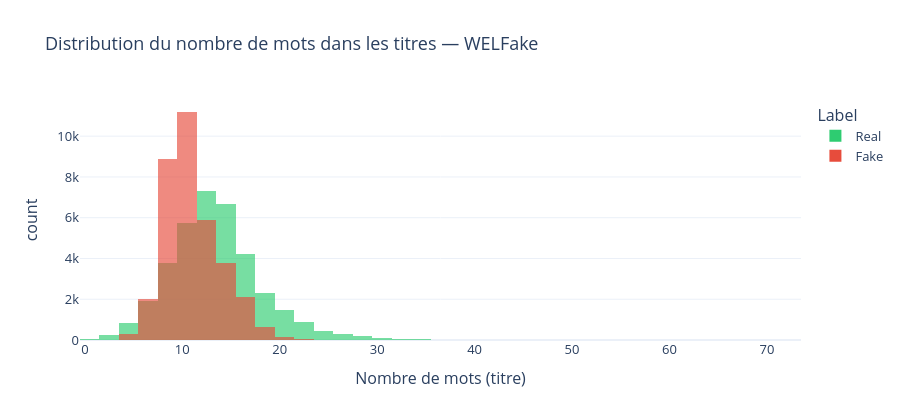

The cell this chart's notebook holds for it:
### Markdown cell above
## 6. Analyse specifique des titres

Les titres sont souvent le **premier signal** de fake news (clickbait, sensationnalisme). Analysons leur longueur et vocabulaire specifique.

### Code cell
# Distribution longueur des titres
fig = px.histogram(
    df[df["title"].notna()], x="n_words_title", color="label_name",
    color_discrete_map=COLORS_BIN_MAP,
    nbins=50, barmode="overlay", opacity=0.65,
    title="Distribution du nombre de mots dans les titres — WELFake",
    labels={"n_words_title": "Nombre de mots (titre)", "label_name": "Label"},
    template="plotly_white",
)
fig.update_layout(height=420, font=dict(size=13))
fig.show()

### Figure 1 — Plotly figure (JSON) as saved in the notebook; plotly's stock layout.template omitted (floating-point values rounded to 4 significant figures; data arrays with more than 128 entries replaced by an {"elided": "..."} marker saying what was removed)
{"data": [{"bingroup": "x", "hovertemplate": "Label=Real<br>Nombre de mots (titre)=%{x}<br>count=%{y}<extra></extra>", "legendgroup": "Real", "marker": {"color": "#2ecc71", "opacity": 0.65, "pattern": {"shape": ""}}, "name": "Real", "nbinsx": 50, "orientation": "v", "showlegend": true, "type": "histogram", "x": {"elided": "36548 int values"}, "xaxis": "x", "yaxis": "y"}, {"bingroup": "x", "hovertemplate": "Label=Fake<br>Nombre de mots (titre)=%{x}<br>count=%{y}<extra></extra>", "legendgroup": "Fake", "marker": {"color": "#e74c3c", "opacity": 0.65, "pattern": {"shape": ""}}, "name": "Fake", "nbinsx": 50, "orientation": "v", "showlegend": true, "type": "histogram", "x": {"elided": "35028 int values"}, "xaxis": "x", "yaxis": "y"}], "layout": {"barmode": "overlay", "font": {"size": 13}, "height": 420, "legend": {"title": {"text": "Label"}, "tracegroupgap": 0}, "title": {"text": "Distribution du nombre de mots dans les titres — WELFake"}, "xaxis": {"anchor": "y", "domain": [0, 1], "title": {"text": "Nombre de mots (titre)"}}, "yaxis": {"anchor": "x", "domain": [0, 1], "title": {"text": "count"}}}}
